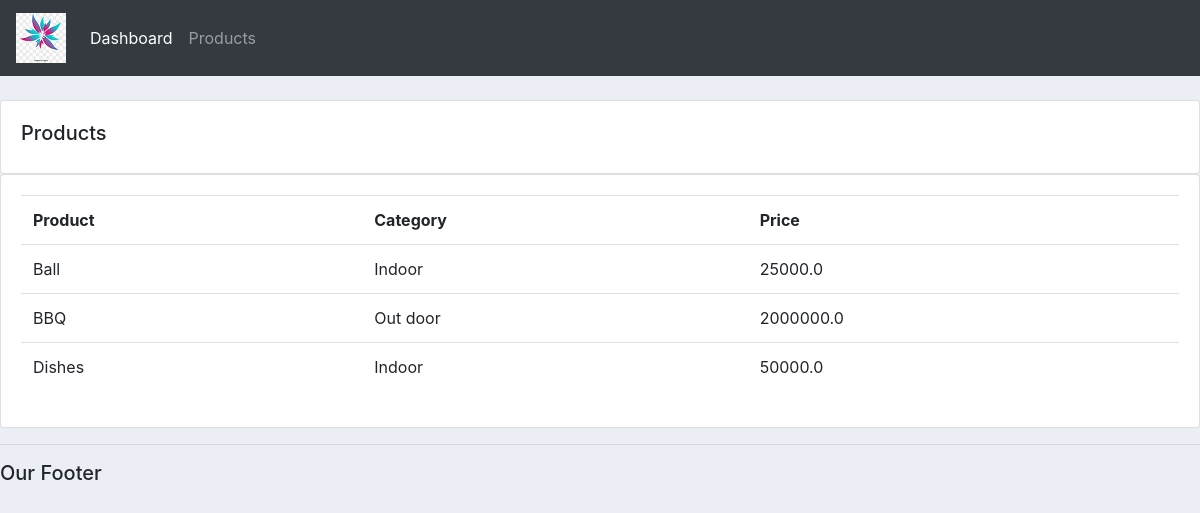
Screenshot of /products/ with the database file from the repository.
### accounts/models.py (models this page shows, shortened)
class Product(models.Model):
    STATUS = (
        ('Indoor', 'Indoor'),
        ('Out door', 'Out door')
    )
    name = models.CharField(null = True, max_length=200)
    price = models.FloatField(null = True)
    category = models.CharField(null = True, max_length=200, choices=STATUS)
    description = models.CharField(null = True, max_length=200, blank=True)
    date_created = models.DateTimeField(null=True, auto_now_add=True)
    tag = models.ManyToManyField(Tag)

### accounts/views.py (the view)
# urls.py: path('products/', views.products,name='products'),
def products(request):
    products = Product.objects.all()
    return render(request, 'accounts/products.html',{'products':products})

### accounts/templates/accounts/products.html
{% extends 'accounts/main.html' %}
{% block content %}
<br>
<div class="row">
    <div class="col-md">
        <div class="card card-body">
            <h5>Products</h5>
        </div>
        <div class="card card-body">
            <table class="table">
                <tr>
                    <th>Product</th>
                    <th>Category</th>
                    <th>Price</th>
                </tr>
                {% for i in products %}
                    <tr>
                        <td>{{i.name}}</td>
                        <td>{{i.category}}</td>
                        <td>{{i.price}}</td>
                    </tr>
                {% endfor %}
            </table>
        </div>
    </div>
</div>
{% endblock content %}

### static/css/main.css (style rules this page uses)
body { background-color:#ebeff5; }

### rows the page displays
Product: name "Ball", category "Indoor", price "25000.0"
Product: name "BBQ", category "Out door", price "2000000.0"
Product: name "Dishes", category "Indoor", price "50000.0"
